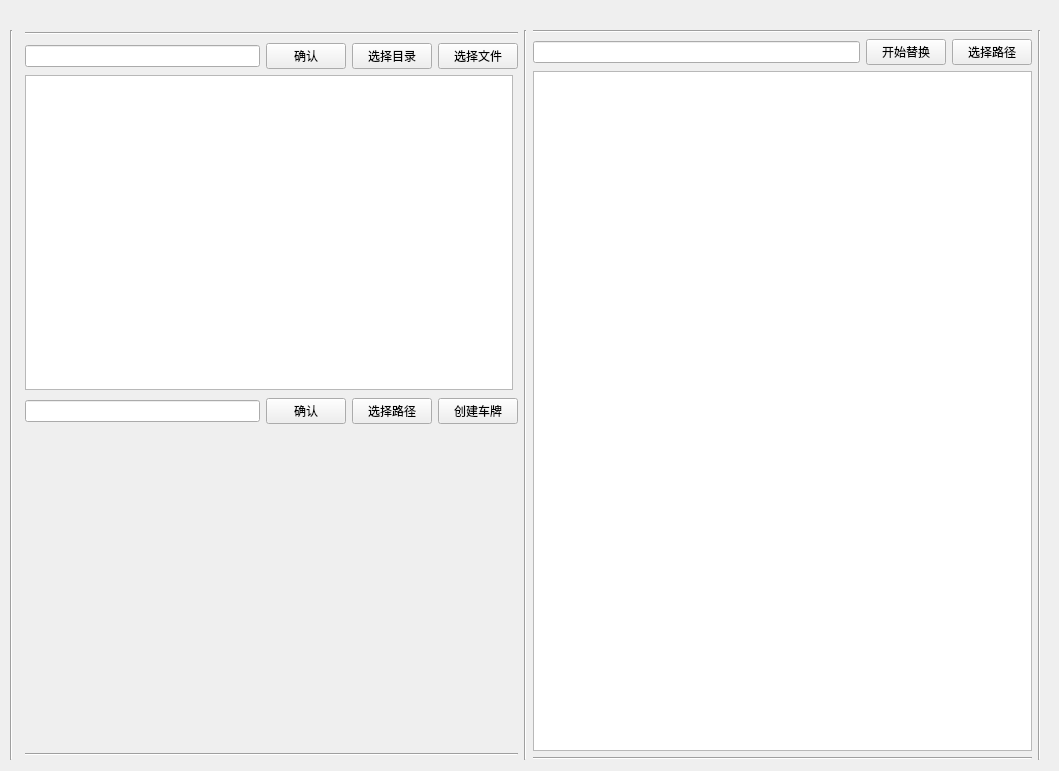
<?xml version="1.0" encoding="UTF-8"?>
<ui version="4.0">
 <class>Form</class>
 <widget class="QWidget" name="Form">
  <property name="geometry">
   <rect>
    <x>0</x>
    <y>0</y>
    <width>1059</width>
    <height>771</height>
   </rect>
  </property>
  <property name="minimumSize">
   <size>
    <width>755</width>
    <height>555</height>
   </size>
  </property>
  <property name="windowTitle">
   <string>Form</string>
  </property>
  <widget class="QWidget" name="horizontalLayoutWidget_2">
   <property name="geometry">
    <rect>
     <x>10</x>
     <y>30</y>
     <width>1031</width>
     <height>730</height>
    </rect>
   </property>
   <layout class="QHBoxLayout" name="horizontalLayout_4">
    <item>
     <widget class="Line" name="line_6">
      <property name="orientation">
       <enum>Qt::Vertical</enum>
      </property>
     </widget>
    </item>
    <item>
     <layout class="QFormLayout" name="formLayout">
      <item row="0" column="1">
       <widget class="Line" name="line_5">
        <property name="orientation">
         <enum>Qt::Horizontal</enum>
        </property>
       </widget>
      </item>
      <item row="1" column="1">
       <layout class="QVBoxLayout" name="verticalLayout">
        <item>
         <layout class="QHBoxLayout" name="horizontalLayout">
          <item>
           <widget class="QLineEdit" name="lineEditSrcPath"/>
          </item>
          <item>
           <widget class="QPushButton" name="pushButtonSrcOk">
            <property name="text">
             <string>确认</string>
            </property>
           </widget>
          </item>
          <item>
           <widget class="QPushButton" name="pushButtonSrcChooseDir">
            <property name="text">
             <string>选择目录</string>
            </property>
           </widget>
          </item>
          <item>
           <widget class="QPushButton" name="pushButtonSrcChooseFile">
            <property name="text">
             <string>选择文件</string>
            </property>
           </widget>
          </item>
         </layout>
        </item>
        <item>
         <widget class="QListWidget" name="listWidgetSrcImgs">
          <property name="minimumSize">
           <size>
            <width>488</width>
            <height>315</height>
           </size>
          </property>
          <property name="maximumSize">
           <size>
            <width>488</width>
            <height>315</height>
           </size>
          </property>
         </widget>
        </item>
       </layout>
      </item>
      <item row="3" column="1">
       <layout class="QVBoxLayout" name="verticalLayout_7">
        <item>
         <layout class="QHBoxLayout" name="horizontalLayout_2">
          <item>
           <widget class="QLineEdit" name="lineEditDstPath"/>
          </item>
          <item>
           <widget class="QPushButton" name="pushButtonDstOk">
            <property name="text">
             <string>确认</string>
            </property>
           </widget>
          </item>
          <item>
           <widget class="QPushButton" name="pushButtonDstChoose">
            <property name="text">
             <string>选择路径</string>
            </property>
           </widget>
          </item>
          <item>
           <widget class="QPushButton" name="pushButtonDstCreat">
            <property name="text">
             <string>创建车牌</string>
            </property>
           </widget>
          </item>
         </layout>
        </item>
        <item>
         <widget class="QLabel" name="labelDstImg">
          <property name="enabled">
           <bool>true</bool>
          </property>
          <property name="minimumSize">
           <size>
            <width>488</width>
            <height>315</height>
           </size>
          </property>
          <property name="maximumSize">
           <size>
            <width>488</width>
            <height>315</height>
           </size>
          </property>
          <property name="text">
           <string/>
          </property>
         </widget>
        </item>
       </layout>
      </item>
      <item row="4" column="1">
       <widget class="Line" name="line">
        <property name="orientation">
         <enum>Qt::Horizontal</enum>
        </property>
       </widget>
      </item>
     </layout>
    </item>
    <item>
     <widget class="Line" name="line_3">
      <property name="orientation">
       <enum>Qt::Vertical</enum>
      </property>
     </widget>
    </item>
    <item>
     <layout class="QVBoxLayout" name="verticalLayout_4">
      <item>
       <widget class="Line" name="line_8">
        <property name="orientation">
         <enum>Qt::Horizontal</enum>
        </property>
       </widget>
      </item>
      <item>
       <layout class="QHBoxLayout" name="horizontalLayout_3">
        <item>
         <widget class="QLineEdit" name="lineEditResPath"/>
        </item>
        <item>
         <widget class="QPushButton" name="pushButtonStartReplace">
          <property name="text">
           <string>开始替换</string>
          </property>
         </widget>
        </item>
        <item>
         <widget class="QPushButton" name="pushButtonResChoose">
          <property name="text">
           <string>选择路径</string>
          </property>
         </widget>
        </item>
       </layout>
      </item>
      <item>
       <widget class="QListWidget" name="listWidgetResImgs"/>
      </item>
      <item>
       <widget class="Line" name="line_9">
        <property name="orientation">
         <enum>Qt::Horizontal</enum>
        </property>
       </widget>
      </item>
     </layout>
    </item>
    <item>
     <widget class="Line" name="line_7">
      <property name="orientation">
       <enum>Qt::Vertical</enum>
      </property>
     </widget>
    </item>
   </layout>
  </widget>
 </widget>
 <resources/>
 <connections/>
</ui>
